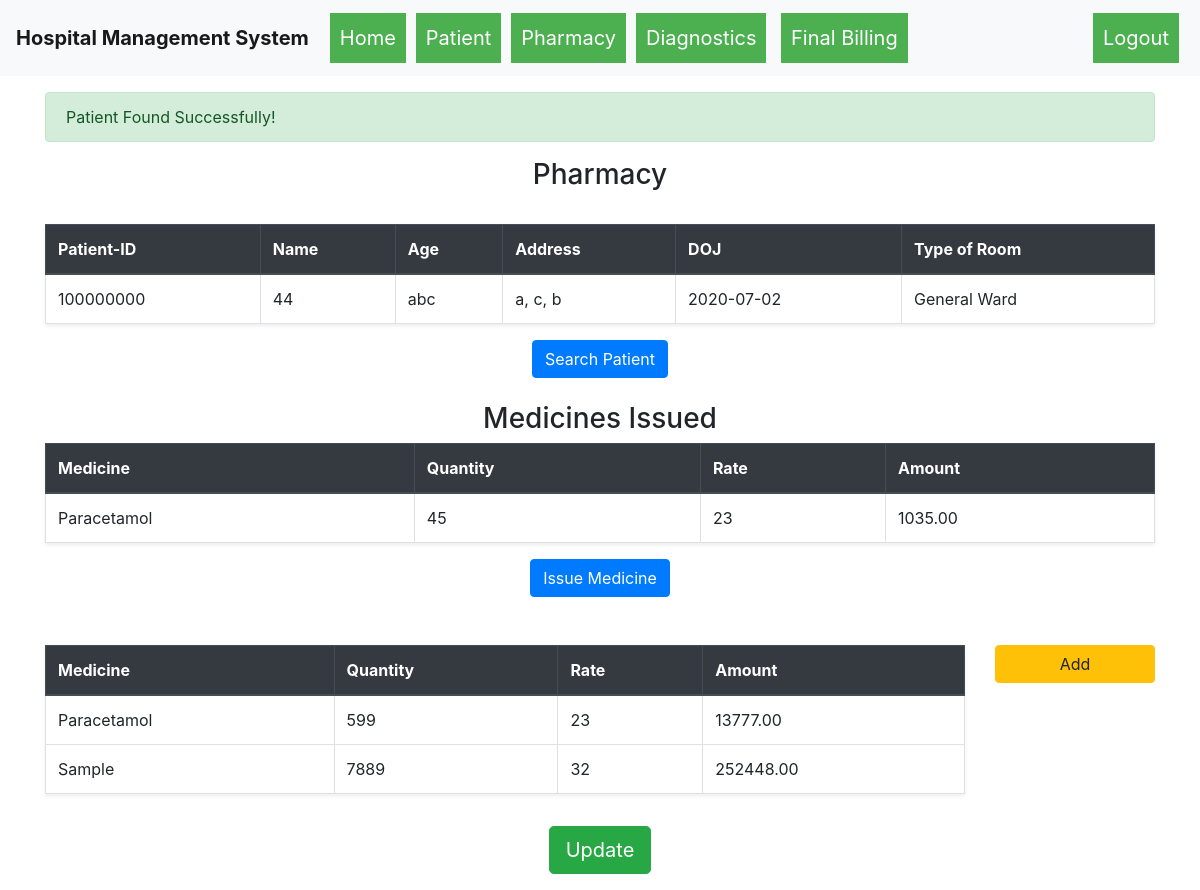
Screenshot of /issue_medicines?pid=100000000 (signed in) with the database file from the repository.
### hospital_management_system/models.py (models this page shows)
class Patient(db.Model):
    __table_args__ = {'sqlite_autoincrement': True}
    id = db.Column(db.Integer, primary_key=True)
    ssid = db.Column(db.String(250), unique=True, nullable=False)
    name = db.Column(db.String(80), nullable=False)
    age = db.Column(db.Integer, nullable=False)
    date_of_admission = db.Column(db.Date, nullable=False)
    type_of_bed = db.Column(db.String(80), nullable=False)
    address = db.Column(db.String(250), nullable=False)
    city = db.Column(db.String(250), nullable=False)
    state = db.Column(db.String(250), nullable=False)
    status = db.Column(db.String(100), nullable=False)

class Medicines(db.Model):
    __table_args__ = {'sqlite_autoincrement': True}
    id = db.Column(db.Integer, primary_key=True)
    name = db.Column(db.String(80), nullable=False)
    quantity_available = db.Column(db.Integer, nullable=False)
    rate = db.Column(db.Integer, nullable=False)

class MedicinesIssued(db.Model):
    __table_args__ = {'sqlite_autoincrement': True}
    id = db.Column(db.Integer, primary_key=True)
    med_id = db.Column(db.Integer, nullable=False)
    p_id = db.Column(db.Integer, nullable=False)
    quantity = db.Column(db.Integer, nullable=False)

### hospital_management_system/routes.py (the view, shortened to what this page needs)
@app.route("/issue_medicines", methods=["GET","POST"])
def issue_medicines():
    data = {}
    if not session.get("username"):
        return redirect("/login")
    meds = Medicines.query.all()
    med_is = ""
    if "pid" in request.args.keys():
        p_id = request.args.get("pid")
        patient = Patient.query.filter_by(id=p_id).first()
        if patient:
            med_is = MedicinesIssued.query.filter_by(p_id=p_id)
            if request.method == "GET":
                flash("Patient Found Successfully!")
            data["found"] = True
        else:
            patient = ["id", "name", "age", "address", "doj", "type of room"]
            flash("Patient With this Id not found!!")
    else:
        patient = ["id", "name", "age", "address", "doj", "type of room"]
    return render_template("issueMedicines.html", meds=meds, patient=patient, med_is=med_is, data=data)

### hospital_management_system/templates/issueMedicines.html (shortened to what this page needs)
{% extends 'base.html' %}
{% block body %}
    <div class="container">
        <div class="row">
            <div class="col-md-12">
                {% with messages = get_flashed_messages() %}
                {% if messages %}
                  {% for message in messages %}
                    {% if message == "Patient With this Id not found!!" %}
                        <div class="alert alert-danger mt-3">{{message}}</div>
                    {% else %}
                        <div class="alert alert-success mt-3">{{message}}</div>
                    {% endif %}
                {% endfor %}
                {% endif %}
              {% endwith %}
                    <h3 class="text-center mt-3"> Pharmacy </h3>
                    <br>
                    <table class="table table-bordered shadow-sm">
                        <thead class="thead-dark">
                            <tr>
                                <th>Patient-ID</th>
                                <th>Name</th>
                                <th>Age</th>
                                <th>Address</th>
                                <th>DOJ</th>
                                <th>Type of Room</th>
                            </tr>
                        </thead>
                        <tbody>
                                <tr>
                                    {% if patient.0 == 'id' %}
                                        <td class="text-muted">{{patient.0}}</td>
                                        <td class="text-muted">{{patient.1}}</td>
                                        <td class="text-muted">{{patient.2}}</td>
                                        <td class="text-muted">{{patient.3}}</td>
                                        <td class="text-muted">{{patient.4}}</td>
                                        <td class="text-muted">{{patient.5}}</td>
                                    {% else %}
                                        <td id="patient_id">{{patient.id}}</td>
                                        <td>{{patient.age}}</td>
                                        <td>{{patient.name}}</td>
                                        <td>{{patient.address}}, {{patient.city}}, {{patient.state}}</td>
                                        <td>{{patient.date_of_admission}}</td>
                                        <td>{{patient.type_of_bed}}</td>
                                    {% endif %}
                                </tr>
                        </tbody>
                        </table>
                        <div class="text-center">
                    <button type="button" class="btn btn-primary" data-toggle="modal" data-target="#patient">
                        Search Patient
                    </button>
                </div>
                    <h3 class="text-center">Medicines Issued</h3>
                    <table class="table table-bordered shadow-sm">
                        <thead class="thead-dark">
                            <tr>
                                <th>Medicine</th>
                                <th>Quantity</th>
                                <th>Rate</th>
                                <th>Amount</th>
                            </tr>
                        </thead>
                        <tbody>
                            {% for i in med_is %}
                                <tr>
                                    {% for j in meds %}
                                        {% if i.med_id == j.id %}
                                            <td>{{j.name}}</td>
                                            <td>{{i.quantity}}</td>
                                            <td>{{j.rate}}</td>
                                            <td>{{ '%0.2f' | format(j.rate * i.quantity|float)}}</td>
                                        {% endif %}
                                    {% endfor %}
                                </tr>
                            {% endfor %}
                        </tbody>
                        </table>
                        <div class="text-center">
                            {% if data["found"] %}
                            <button type="button" class="btn btn-primary" data-toggle="modal" data-target="#issue">
                                Issue Medicine
                            </button>
                            {% else %}
                            <button disabled type="button" class="btn btn-primary" data-toggle="modal" data-target="#issue">
                                Issue Medicine
                            </button>
                            {% endif %}
                        </div>
                        <br>
                        <br>
                <div class="row">
                    <div class="col-md-10">
                        <table class="table table-bordered shadow-sm">
                            <thead class="thead-dark">
                                <tr>
                                    <th>Medicine</th>
                                    <th>Quantity</th>
                                    <th>Rate</th>
                                    <th>Amount</th>
                                </tr>
                            </thead>
                            <tbody>
                                {% for i in meds %}
                                    <tr>
                                        <td>{{i.name|title}}</td>
                                        <td>{{i.quantity_available}}</td>
                                        <td>{{i.rate}}</td>
                                        <td>{{ '%0.2f' | format(i.rate * i.quantity_available|float)}}</td>
                                    </tr>
                                {% endfor %}
                            </tbody>
                        </table>
                    </div>
                    <div class="col-md-2 align-middle">
                    <button type="button" class="btn btn-warning btn-block" data-toggle="modal" data-target="#add">
                        Add
                    </button>
                    </div>
                </div>
                    <div class="text-center my-3">
                        <form action="" method="POST">
                            <button type="submit" class="btn btn-success btn-lg" name="update">Update</button>
                        </form>
                    </div>
            </div>
        </div>
    </div>
{% endblock %}

### rows the page displays
Patient: id "100000000", age "44", name "abc", address "a", city "c", state "b", date_of_admission "2020-07-02", type_of_bed "General Ward"
MedicinesIssued: quantity "45"
Medicines: name "Paracetamol", rate "23", j.rate*i.quantity|float "1035.00", quantity_available "599", i.rate*i.quantity_available|float "13777.00"
Medicines: name "Sample", quantity_available "7889", rate "32", i.rate*i.quantity_available|float "252448.00"

### other values shown
{{ message }} "Patient Found Successfully!"
